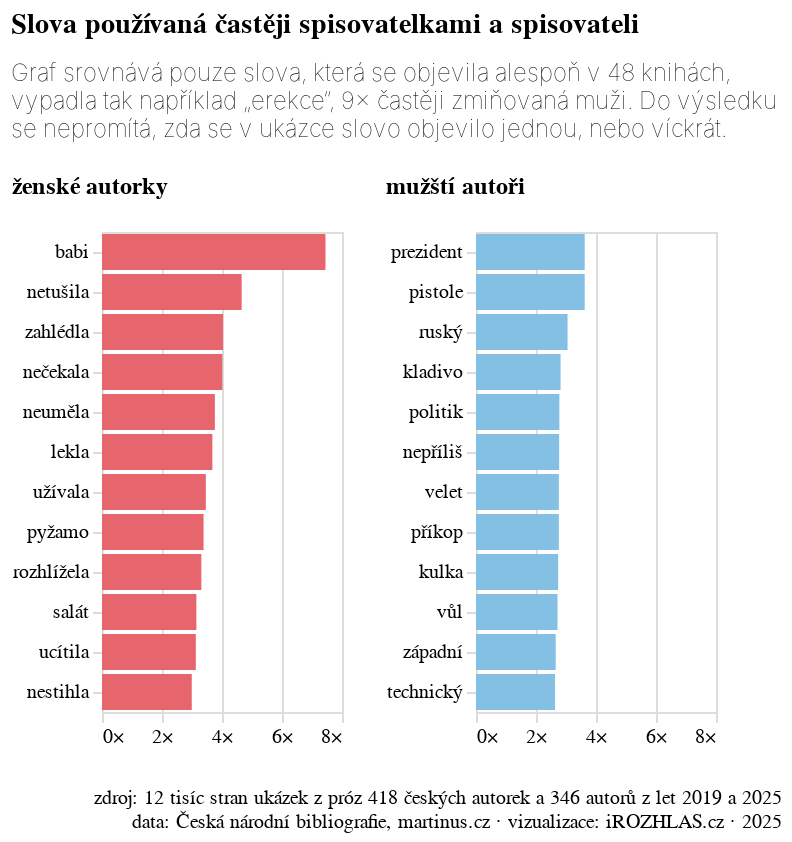

The code cell stored with this chart in its notebook:
### Code cell
me_to_neurazi(mz_graf, "muzska_zenska_slova", info)

### Figure 1 — Vega-Lite specification as saved in the notebook (floating-point values rounded to 4 significant figures)
{"config": {"title": {"font": "Noticia Text", "fontSize": 14, "anchor": "start", "fontWeight": "bolder", "subtitleFont": "Noticia Text", "subtitleFontSize": 12, "subtitleFontWeight": "lighter", "subtitlePadding": 12, "dy": -12}, "axis": {"labelFont": "Asap", "titleFont": "Asap", "fontWeight": "lighter", "titleFontWeight": "lighter", "labelFontSize": 10, "titleFontSize": 10, "labelPadding": 2, "titlePadding": 10}, "legend": {"labelFont": "Asap", "labelFontWeight": "normal", "titleFont": "Asap", "titleFontWeight": "normal", "labelFontSize": 10, "titleFontSize": 10}}, "vconcat": [{"hconcat": [{"data": {"name": "data-2264754ca2b11db4bce22a746b5a9a37"}, "mark": {"type": "bar"}, "encoding": {"color": {"field": "mz", "legend": null, "scale": {"range": ["#E7666E"]}, "type": "nominal"}, "x": {"axis": {"domainOpacity": 0, "labelExpr": "datum.label + '×'", "tickColor": "#DCDDD6"}, "field": "rozdíl", "title": null, "type": "quantitative"}, "y": {"axis": {"domainOpacity": 0, "tickColor": "#DCDDD6"}, "field": "slovo", "sort": "-x", "title": null, "type": "nominal"}}, "title": {"text": "ženské autorky", "fontSize": 12}, "width": 120}, {"data": {"name": "data-a9315a78ef9e87686a67eddce93710a0"}, "mark": {"type": "bar"}, "encoding": {"color": {"field": "mz", "legend": null, "scale": {"range": ["#84c0e4"]}, "type": "nominal"}, "x": {"axis": {"domainOpacity": 0, "labelExpr": "datum.label + '×'", "tickColor": "#DCDDD6"}, "field": "rozdíl", "title": null, "type": "quantitative"}, "y": {"axis": {"domainOpacity": 0, "tickColor": "#DCDDD6"}, "field": "slovo", "sort": "-x", "title": null, "type": "nominal"}}, "title": {"text": "mužští autoři", "fontSize": 12}, "width": 120}], "resolve": {"scale": {"color": "independent", "x": "shared"}}, "title": {"text": ["Slova používaná častěji spisovatelkami a spisovateli"], "subtitle": ["Graf srovnává pouze slova, která se objevila alespoň v 48 knihách,", "vypadla tak například „erekce“, 9× častěji zmiňovaná muži. Do výsledku", "se nepromítá, zda se v ukázce slovo objevilo jednou, nebo víckrát."]}}, {"data": {"name": "data-0cbe94ce9aec107ff1948cb58c355861"}, "mark": {"type": "text", "align": "right", "baseline": "line-bottom", "dx": 190, "font": "Asap", "fontSize": 10}, "encoding": {"text": {"field": "text", "type": "nominal"}}, "width": 300}], "$schema": "https://vega.github.io/schema/vega-lite/v5.8.0.json", "datasets": {"data-2264754ca2b11db4bce22a746b5a9a37": [{"slovo": "babi", "rozdíl": 7.45, "mz": "ženské autorky"}, {"slovo": "netušila", "rozdíl": 4.656, "mz": "ženské autorky"}, {"slovo": "zahlédla", "rozdíl": 4.035, "mz": "ženské autorky"}, {"slovo": "nečekala", "rozdíl": 4.011, "mz": "ženské autorky"}, {"slovo": "neuměla", "rozdíl": 3.763, "mz": "ženské autorky"}, {"slovo": "lekla", "rozdíl": 3.679, "mz": "ženské autorky"}, {"slovo": "užívala", "rozdíl": 3.462, "mz": "ženské autorky"}, {"slovo": "pyžamo", "rozdíl": 3.386, "mz": "ženské autorky"}, {"slovo": "rozhlížela", "rozdíl": 3.311, "mz": "ženské autorky"}, {"slovo": "salát", "rozdíl": 3.145, "mz": "ženské autorky"}, {"slovo": "ucítila", "rozdíl": 3.127, "mz": "ženské autorky"}, {"slovo": "nestihla", "rozdíl": 2.993, "mz": "ženské autorky"}], "data-a9315a78ef9e87686a67eddce93710a0": [{"slovo": "technický", "rozdíl": 2.636, "mz": "mužští autoři"}, {"slovo": "západní", "rozdíl": 2.658, "mz": "mužští autoři"}, {"slovo": "vůl", "rozdíl": 2.718, "mz": "mužští autoři"}, {"slovo": "kulka", "rozdíl": 2.738, "mz": "mužští autoři"}, {"slovo": "velet", "rozdíl": 2.761, "mz": "mužští autoři"}, {"slovo": "příkop", "rozdíl": 2.761, "mz": "mužští autoři"}, {"slovo": "nepříliš", "rozdíl": 2.772, "mz": "mužští autoři"}, {"slovo": "politik", "rozdíl": 2.779, "mz": "mužští autoři"}, {"slovo": "kladivo", "rozdíl": 2.819, "mz": "mužští autoři"}, {"slovo": "ruský", "rozdíl": 3.052, "mz": "mužští autoři"}, {"slovo": "prezident", "rozdíl": 3.624, "mz": "mužští autoři"}, {"slovo": "pistole", "rozdíl": 3.624, "mz": "mužští autoři"}], "data-0cbe94ce9aec107ff1948cb58c355861": [{"text": ["zdroj: 12 tisíc stran ukázek z próz 418 českých autorek a 346 autorů z let 2019 a 2025", "data: Česká národní bibliografie, martinus.cz · vizualizace: iROZHLAS.cz · 2025"]}]}}
